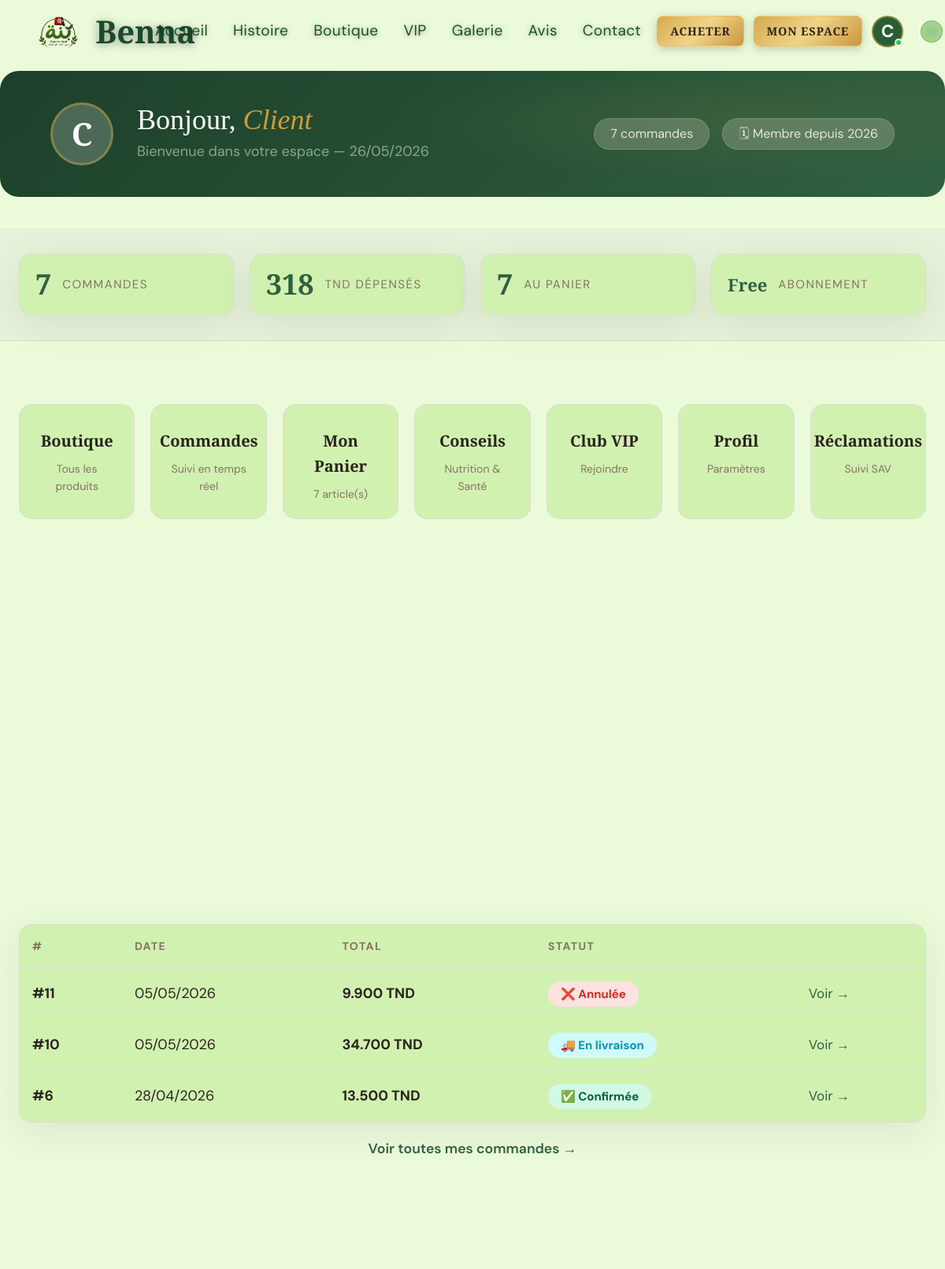
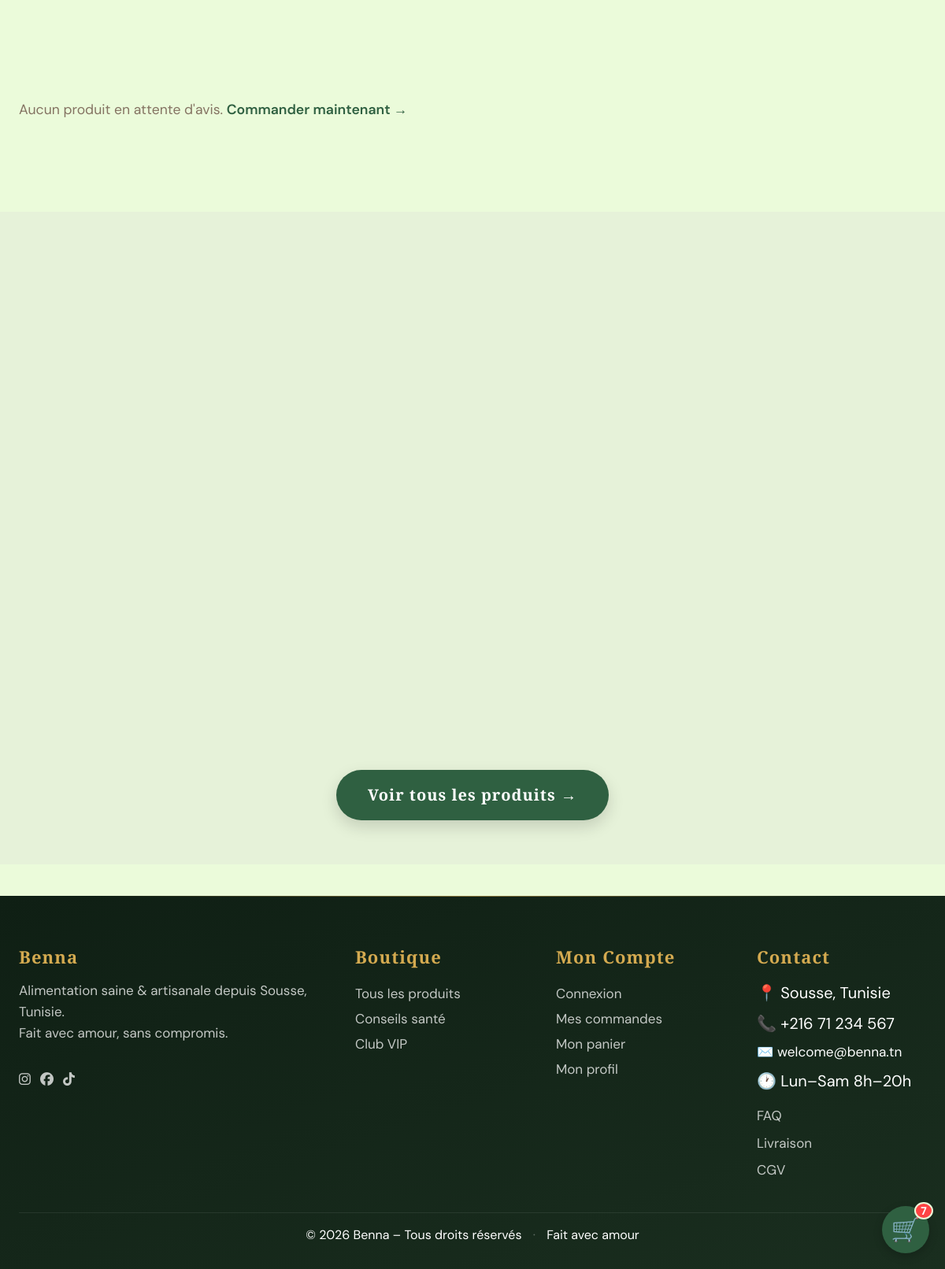
Screenshot of /view/client/home.php (signed in) with the database file from the repository (2 pictures, top to bottom).
### tables this page shows
CREATE TABLE `users` (
  `id` int(11) NOT NULL,
  `nom` varchar(100) NOT NULL,
  `email` varchar(150) NOT NULL,
  `password` varchar(255) NOT NULL,
  `role` enum('client','admin','nutritionniste','usine','livreur') DEFAULT 'client',
  `telephone` varchar(20) DEFAULT NULL,
  `adresse` text DEFAULT NULL,
  `avatar` varchar(255) DEFAULT NULL,
  `actif` tinyint(1) DEFAULT 1,
  `created_at` timestamp NOT NULL DEFAULT current_timestamp()
);

CREATE TABLE `commandes` (
  `id` int(11) NOT NULL,
  `user_id` int(11) NOT NULL,
  `total` decimal(10,3) NOT NULL,
  `statut` enum('en_attente','confirmee','en_preparation','expedie','en_livraison','livre','annulee') DEFAULT 'en_attente',
  `adresse_livraison` text NOT NULL,
  `note_client` text DEFAULT NULL,
  `paiement_statut` enum('en_attente','paye','rembourse') DEFAULT 'en_attente',
  `paiement_methode` enum('carte','virement','cash') DEFAULT 'cash',
  `date_commande` timestamp NOT NULL DEFAULT current_timestamp(),
  `date_livraison_estimee` date DEFAULT NULL
);

### config/auth.php (called while the page is built, shortened)
<?php
require_once __DIR__ . '/database.php';
require_once __DIR__ . '/app.php';
function current_user() {
    global $cnx;
    $stmt = $cnx->prepare("SELECT * FROM users WHERE id = ?");
    $stmt->execute([$_SESSION['user_id']]);
    return $stmt->fetch(PDO::FETCH_ASSOC);
}
function active_vip($userId) {
    global $cnx;
    $stmt = $cnx->prepare("
        SELECT * FROM vip_abonnements
        WHERE user_id = ? AND actif = 1 AND date_fin >= CURDATE()
        ORDER BY created_at DESC LIMIT 1
    ");
    $stmt->execute([$userId]);
    return $stmt->fetch();
}

### config/app.php (called while the page is built, shortened)
<?php
if (!function_exists('countPanier')) {
    function countPanier($cnx, $userId) {
        $stmt = $cnx->prepare("SELECT SUM(quantite) as total FROM panier WHERE user_id = ?");
        $stmt->execute([$userId]);
        return (int)($stmt->fetchColumn() ?? 0);
    }
}
if (!function_exists('getUserById')) {
    function getUserById($cnx, $userId) {
        $stmt = $cnx->prepare("SELECT * FROM users WHERE id = ?");
        $stmt->execute([$userId]);
        return $stmt->fetch(PDO::FETCH_ASSOC);
    }
}

### view/client/home.php (the view, shortened to what this page needs)
<?php
require_once __DIR__ . "/../../config/app.php";
require_once __DIR__ . "/../../config/database.php";
require_once __DIR__ . "/../../config/auth.php";
$user = current_user();
$userId      = (int)$_SESSION['user_id'];
$vipSub      = active_vip($userId);
$stmtStats = $cnx->prepare("SELECT COUNT(*) AS total_orders, COALESCE(SUM(total),0) AS total_spent FROM commandes WHERE user_id=?");
$stmtStats->execute([$userId]);
$stats = $stmtStats->fetch();
$stmtOrders = $cnx->prepare("SELECT id,total,statut,date_commande FROM commandes WHERE user_id=? ORDER BY date_commande DESC LIMIT 3");
$stmtOrders->execute([$userId]);
$recentOrders = $stmtOrders->fetchAll();
$stmtPendingAvis = $cnx->prepare("
    SELECT DISTINCT p.id, p.nom, p.prix
    FROM commande_details ci
    JOIN commandes c ON c.id = ci.commande_id
    JOIN produits p ON p.id = ci.produit_id
    LEFT JOIN avis a ON a.produit_id = p.id AND a.user_id = :uid
    WHERE c.user_id = :uid2 AND c.statut = 'livre' AND a.id IS NULL
    ORDER BY c.date_commande DESC
    LIMIT 4
");
$stmtPendingAvis->execute([':uid' => $userId, ':uid2' => $userId]);
$pendingAvis = $stmtPendingAvis->fetchAll();
$statutInfo = [
    'en_attente'     => ['icon'=>'🕐','label'=>'En attente',    'color'=>'#b45309','bg'=>'#fef3c7'],
    'confirmee'      => ['icon'=>'✅','label'=>'Confirmée',      'color'=>'#065f46','bg'=>'#d1fae5'],
    'en_preparation' => ['icon'=>'👨‍🍳','label'=>'En préparation','color'=>'#1e40af','bg'=>'#dbeafe'],
    'expedie'        => ['icon'=>'📦','label'=>'Expédiée',       'color'=>'#6d28d9','bg'=>'#ede9fe'],
    'en_livraison'   => ['icon'=>'🚚','label'=>'En livraison',   'color'=>'#0891b2','bg'=>'#cffafe'],
    'livre'          => ['icon'=>'🎉','label'=>'Livrée',         'color'=>'#16a34a','bg'=>'#dcfce7'],
    'annulee'        => ['icon'=>'❌','label'=>'Annulée',        'color'=>'#dc2626','bg'=>'#fee2e2'],
];
include "partials/header.php";
?>
<div class="home-page">
  <div class="dash-hero">
    <div class="dash-hero-inner">
      <div class="dash-avatar"><?= htmlspecialchars($userInitial) ?></div>
      <div class="dash-welcome">
        <h1>Bonjour, <em><?= htmlspecialchars(explode(' ', $user['nom'])[0]) ?></em></h1>
        <p>Bienvenue dans votre espace — <?= date('d/m/Y') ?></p>
      </div>
      <div class="dash-badges">
        <span class="dash-badge"><?= $stats['total_orders'] ?> commandes</span>
        <span class="dash-badge">🗓 Membre depuis <?= date('Y', strtotime($user['created_at'])) ?></span>
      </div>
    </div>
  </div>
  <div class="stats-section">
    <div class="container">
      <div class="stats-grid">
        <div class="stat-card"><div class="stat-num"><?= $stats['total_orders'] ?></div><div class="stat-lbl">Commandes</div></div>
        <div class="stat-card"><div class="stat-num"><?= number_format($stats['total_spent'],0) ?></div><div class="stat-lbl">TND dépensés</div></div>
        <div class="stat-card"><div class="stat-num"><?= $cartCount ?></div><div class="stat-lbl">Au panier</div></div>
        <div class="stat-card">
          <div class="stat-num" style="font-size:1.1rem;"><?= $vipSub ? ucfirst($vipSub['niveau']) : 'Free' ?></div>
          <div class="stat-lbl">Abonnement</div>
        </div>
      </div>
    </div>
  </div>
  <div class="quick-section">
    <div class="container">
      <div class="quick-grid">
        <a href="<?= BASE ?>/view/client/produits.php" class="quick-card">
          <span class="qc-title"> Boutique</span><span class="qc-lbl">Tous les produits</span>
        </a>
        <a href="<?= BASE ?>/view/client/mes_commandes.php" class="quick-card">
          <span class="qc-title"> Commandes</span><span class="qc-lbl">Suivi en temps réel</span>
        </a>
        <a href="<?= BASE ?>/view/client/panier.php" class="quick-card">
          <span class="qc-title"> Mon Panier</span><span class="qc-lbl"><?= $cartCount ?> article(s)</span>
        </a>
        <a href="<?= BASE ?>/view/client/conseils.php" class="quick-card">
          <span class="qc-title"> Conseils</span><span class="qc-lbl">Nutrition & Santé</span>
        </a>
        <a href="<?= BASE ?>/view/client/vip.php" class="quick-card" style="<?= $vipSub ? 'border-color:var(--gold)' : '' ?>">
          <span class="qc-title"> Club VIP</span>
          <span class="qc-lbl"><?= $vipSub ? 'Actif · '.ucfirst($vipSub['niveau']) : 'Rejoindre' ?></span>
        </a>
        <a href="<?= BASE ?>/view/client/profil.php" class="quick-card">
          <span class="qc-title"> Profil</span><span class="qc-lbl">Paramètres</span>
        </a>
        <a href="<?= BASE ?>/view/client/mes_reclamations.php" class="quick-card">
          <span class="qc-title"> Réclamations</span><span class="qc-lbl">Suivi SAV</span>
        </a>
      </div>
    </div>
  </div>
  <?php if (!$vipSub): ?>
  <div class="home-section">
    <div class="container">
    </div>
  </div>
  <?php endif; ?>
  <div class="home-section">
    <div class="container">
      <div style="background:var(--card);border:1px solid var(--border);border-radius:16px;overflow:hidden;box-shadow:var(--shadow);">
        <?php if (!empty($recentOrders)): ?>
          <table class="orders-table">
            <thead>
              <tr><th>#</th><th>Date</th><th>Total</th><th>Statut</th><th></th></tr>
            </thead>
            <tbody>
              <?php foreach ($recentOrders as $o):
                $s = $statutInfo[$o['statut']] ?? $statutInfo['en_attente'];
              ?>
              <tr>
                <td><strong>#<?= $o['id'] ?></strong></td>
                <td><?= date('d/m/Y', strtotime($o['date_commande'])) ?></td>
                <td><strong><?= number_format($o['total'],3) ?> TND</strong></td>
                <td><span class="statut-pill" style="color:<?= $s['color'] ?>;background:<?= $s['bg'] ?>;"><?= $s['icon'] ?> <?= $s['label'] ?></span></td>
                <td><a href="<?= BASE ?>/view/client/mes_commandes.php" style="color:var(--green);font-size:.85rem;">Voir →</a></td>
              </tr>
              <?php endforeach; ?>
            </tbody>
          </table>
        <?php endif; ?>
      </div>
      <?php if (!empty($recentOrders)): ?>
        <div style="text-align:center;margin-top:16px;">
          <a href="<?= BASE ?>/view/client/mes_commandes.php" style="color:var(--green);font-size:.88rem;font-weight:600;">Voir toutes mes commandes →</a>
        </div>
      <?php endif; ?>
    </div>
  </div>
  <div class="home-section avis-section-home">
    <div class="container">
      <?php if (!empty($pendingAvis)): ?>
        <p style="font-size:.88rem;color:var(--muted);margin-bottom:.8rem;">
          Vous avez <strong style="color:var(--green);"><?= count($pendingAvis) ?></strong> produit<?= count($pendingAvis) > 1 ? 's' : '' ?> livré<?= count($pendingAvis) > 1 ? 's' : '' ?> en attente d'un avis :
        </p>
        <div class="avis-pending-grid">
          <?php foreach ($pendingAvis as $prd): ?>
          <div class="avis-pending-card">
            <img src="<?= BASE ?>/public/uploads/produits/pics/bg_final/<?= $prd['id'] ?>.jpg"
                 alt="<?= htmlspecialchars($prd['nom']) ?>"
                 onerror="this.src='https://placehold.co/200x90/e8f0e3/2c5e2e?text=Benna'">
            <div class="avis-pending-name"><?= htmlspecialchars($prd['nom']) ?></div>
            <div style="font-size:.78rem;color:var(--muted);"><?= number_format($prd['prix'],3) ?> TND</div>
            <a href="<?= BASE ?>/view/client/produit_detail.php?id=<?= $prd['id'] ?>#laisser-avis"
               class="avis-pending-btn"> Donner mon avis</a>
          </div>
          <?php endforeach; ?>
        </div>
      <?php else: ?>
        <p style="font-size:.88rem;color:var(--muted);margin-bottom:1rem;">
          Aucun produit en attente d'avis.
          <a href="<?= BASE ?>/view/client/produits.php" style="color:var(--green);font-weight:600;">Commander maintenant →</a>
        </p>
      <?php endif; ?>
    </div>
  </div>
  <div class="home-section" style="background:var(--cream-dark);padding:56px 0;">
    <div class="container">
      <div class="products-grid">
      </div>
      <div class="view-all-wrapper">
        <a href="<?= BASE ?>/view/client/produits.php" class="view-all-trigger">Voir tous les produits →</a>
      </div>
    </div>
  </div>
</div>
<a href="<?= BASE ?>/view/client/panier.php" class="floating-cart" aria-label="Panier">
  <span class="floating-cart-icon">🛒</span>
  <span class="floating-cart-count"><?= $cartCount ?></span>
</a>
<?php include "partials/footer.php"; ?>

### view/client/home.php (style rules this page uses)
.dash-hero { background: linear-gradient(135deg, var(--green-dark), var(--green)); border-radius: 24px; padding: 2rem; margin-bottom: 2rem; color: white; }
.dash-hero-inner { display:flex; align-items:center; gap:1.5rem; flex-wrap:wrap; }
.dash-avatar { width:80px; height:80px; border-radius:50%; background:rgba(255,255,255,0.2); display:flex; align-items:center; justify-content:center; font-size:2rem; font-weight:bold; }
.dash-welcome h1 { font-family:var(--font-display); font-size:1.8rem; margin:0; }
.dash-welcome p { margin:.3rem 0 0; opacity:.9; }
.dash-badges { display:flex; gap:.8rem; flex-wrap:wrap; margin-left:auto; }
.dash-badge { background:rgba(255,255,255,0.2); padding:.3rem 1rem; border-radius:20px; font-size:.8rem; }
.stats-section { margin-bottom:2rem; }
.stats-grid { display:grid; grid-template-columns:repeat(auto-fit,minmax(150px,1fr)); gap:1rem; }
.stat-card { background:var(--card); border-radius:16px; padding:1rem; text-align:center; border:1px solid var(--border); }
.stat-num { font-size:1.8rem; font-weight:bold; color:var(--green); }
.stat-lbl { font-size:.75rem; color:var(--muted); text-transform:uppercase; }
.quick-section { margin-bottom:2rem; }
.quick-grid { display:grid; grid-template-columns:repeat(auto-fit,minmax(140px,1fr)); gap:1rem; }
.quick-card { background:var(--card); border-radius:16px; padding:1rem; text-align:center; text-decoration:none; border:1px solid var(--border); transition:all .3s; }
.qc-title { display:block; font-weight:bold; color:var(--fg); margin-top:.5rem; }
.qc-lbl { font-size:.7rem; color:var(--muted); }
.home-section { margin-bottom:2rem; }
.products-grid { display:grid; grid-template-columns:repeat(auto-fit,minmax(200px,1fr)); gap:1.5rem; }
.view-all-wrapper { text-align:center; margin-top:2rem; }
.view-all-trigger { display:inline-block; padding:.8rem 2rem; background:var(--green); color:white; border-radius:40px; text-decoration:none; font-weight:bold; }
.orders-table { width:100%; border-collapse:collapse; }
.orders-table th, .orders-table td { padding:.8rem; text-align:left; border-bottom:1px solid var(--border); }
.statut-pill { display:inline-flex; align-items:center; gap:.3rem; padding:.2rem .8rem; border-radius:20px; font-size:.75rem; font-weight:bold; }
.avis-section-home { margin-bottom:2rem; }
.floating-cart { position:fixed; bottom:20px; right:20px; background:var(--green); width:60px; height:60px; border-radius:50%; display:flex; align-items:center; justify-content:center; text-decoration:none; box-shadow:0 4px 12px rgba(0,0,0,.2); transition:all .3s; }
.floating-cart-icon { font-size:1.5rem; }
.floating-cart-count { position:absolute; top:-5px; right:-5px; background:#ff4444; color:white; border-radius:50%; width:22px; height:22px; display:flex; align-items:center; justify-content:center; font-size:.7rem; font-weight:bold; }

### rows the page displays
users: nom "Client", created_at "2026"
commandes: id "11", date_commande "05/05/2026", total "9.900", statut "❌", statut "Annulée"
commandes: id "10", date_commande "05/05/2026", total "34.700", statut "🚚", statut "En livraison"
commandes: id "6", date_commande "28/04/2026", total "13.500", statut "✅", statut "Confirmée"

### other values shown
$userInitial "C"
$stats['total_orders'] "7"
$stats['total_spent'] "318"
$cartCount "7"
